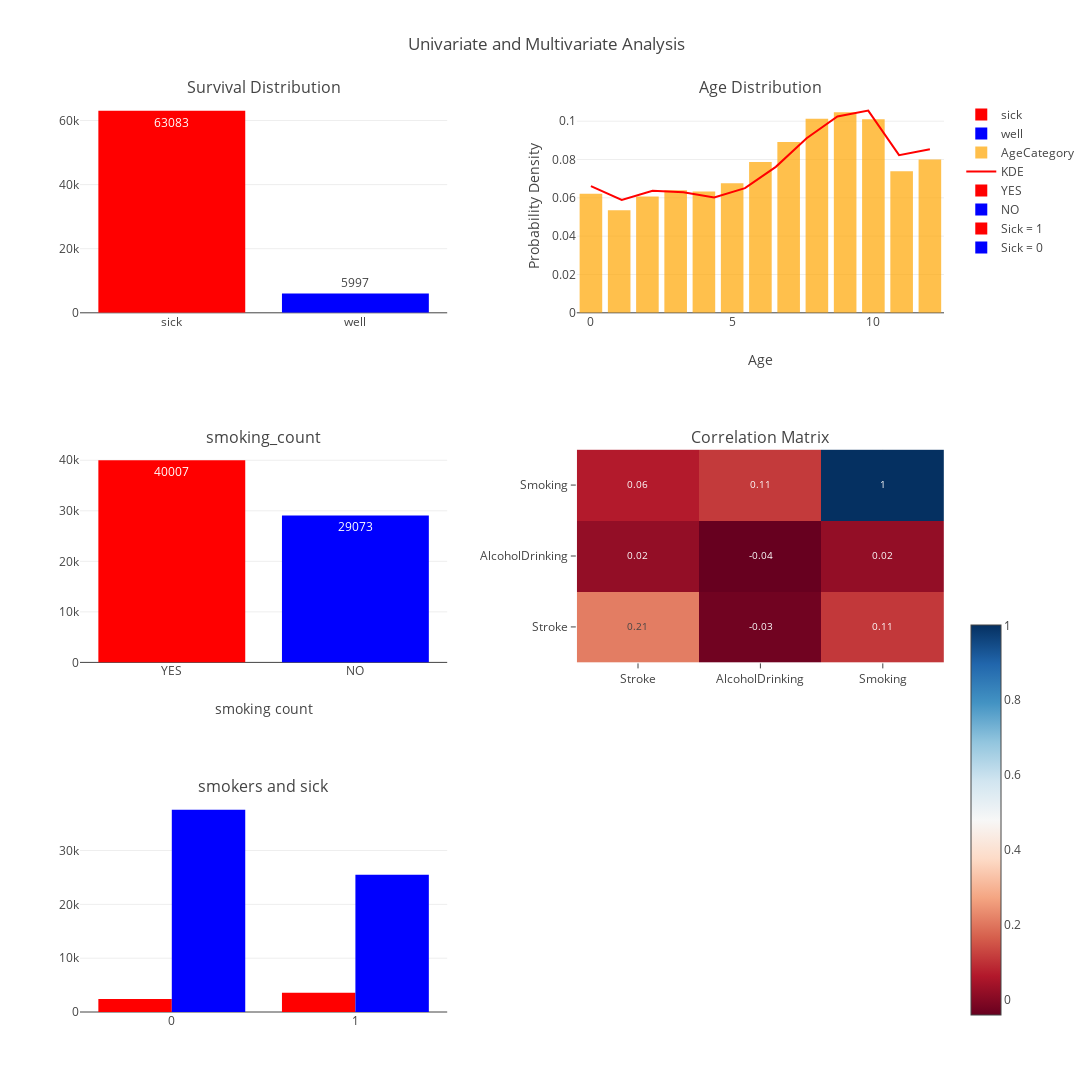

Notebook code for this chart:
### Code cell
# Create a 2x2 subplot grid with Plotly
fig = make_subplots(rows=3, cols=2, 
                    subplot_titles=('Survival Distribution', 
                                    'Age Distribution', 
                                    'smoking_count', 
                                    'Correlation Matrix',
                                    'smokers and sick'),
                    vertical_spacing=0.15,  # Add spacing to avoid overlap
                    horizontal_spacing=0.15)

# Survival count plot
survived_counts = df['HeartDisease'].value_counts()
# Add "Did not survive" bar
fig.add_trace(
    go.Bar(
        x=['sick'], 
        y=[survived_counts.get(0, 0)], 
        name='sick',  # Explicit legend label
        marker=dict(color='red'),  # Red for "Did not survive"
        text=[survived_counts.get(0, 0)], 
        textposition='auto'
    ),
    row=1, col=1
)

# Add "Survived" bar
fig.add_trace(
    go.Bar(
        x=['well'], 
        y=[survived_counts.get(1, 0)], 
        name='well',  # Explicit legend label
        marker=dict(color='blue'),  # Blue for "Survived"
        text=[survived_counts.get(1, 0)], 
        textposition='auto'
    ),
    row=1, col=1
)

# Age distribution with histogram and KDE
age = pd.to_numeric(df['AgeCategory'], errors='coerce')
age = age.dropna()
age = df['AgeCategory']
kde = gaussian_kde(age)
x = np.linspace(age.min(), age.max(), 12)
kde_values = kde(x)
fig.add_trace(
    go.Histogram(x=age, 
                nbinsx=20, 
                histnorm='probability density', 
                name='AgeCategory', 
                marker=dict(color='orange'),  # Set histogram color to orange
                opacity=0.7  # Add slight transparency to see KDE line
                ),
    row=1, col=2
)
fig.add_trace(
    go.Scatter(x=x, y=kde_values, mode='lines', name='KDE', line=dict(color='red')),
    row=1, col=2
)


smoking_count = df['Smoking'].value_counts()
# Add "smokers" bar
fig.add_trace(
    go.Bar(
        x=['YES'], 
        y=[smoking_count.get(0, 0)], 
        name='YES',  # Explicit legend label
        marker=dict(color='red'),  # Red for "Did not survive"
        text=[smoking_count.get(0, 0)], 
        textposition='auto'
    ),
    row=2, col=1
)

# Add "NO smokers" bar
fig.add_trace(
    go.Bar(
        x=['NO'], 
        y=[smoking_count.get(1, 0)], 
        name='NO',  # Explicit legend label
        marker=dict(color='blue'),  # Blue for "Survived"
        text=[smoking_count.get(1, 0)], 
        textposition='auto'
    ),
    row=2, col=1
)


# Correlation heatmap with adjusted colorbar
corr_matrixx = df.corr()
corr_matrix=corr_matrixx[['Stroke','AlcoholDrinking','Smoking']]
fig.add_trace(
    go.Heatmap(
        z=corr_matrix.values, 
        x=corr_matrix.columns, 
        y=corr_matrix.columns, 
        colorscale='RdBu',
        text=corr_matrix.values.round(2),  # Add correlation values rounded to 2 decimal places
        texttemplate="%{text}",  # Display the values in each cell
        textfont={"size": 10},  # Set font size for readability
        colorbar=dict(
            len=0.45,  # Set length to match the subplot height (0.4 is roughly the height of one subplot in a 2x2 grid)
            y=0.21,    # Position the colorbar to align with the bottom subplot (row 2)
            yanchor='middle'  # Center the colorbar vertically within the subplot
        )
    ),
    row=2, col=2
)

grouped = df.groupby(['Smoking', 'HeartDisease']).size().unstack(fill_value=0)


fig.add_trace(
    go.Bar(
        name='Sick = 1',
        x=grouped.index,
        y=grouped[1],
        marker_color='red'
    ),    row=3, col=1
)

fig.add_trace(
    go.Bar(
        name='Sick = 0',
        x=grouped.index,
        y=grouped[0],
        marker_color='blue'
    ),    row=3, col=1

)

# Update layout and axes
fig.update_layout(
    height=1200, 
    width=1200, 
    title_text="Univariate and Multivariate Analysis",
    title_x=0.5,  # Center the title
    showlegend=True,
    barmode='group'  # Group the bars for Survival Distribution
)

# Add axis labels for clarity
# fig.update_xaxes(title_text="Survival Status", row=1, col=1)
# fig.update_yaxes(title_text="Count", row=1, col=1)
fig.update_xaxes(title_text="Age", row=1, col=2)
fig.update_yaxes(title_text="Probability Density", row=1, col=2)
fig.update_xaxes(title_text="smoking count", row=2, col=1)

fig.show()

### Figure 1 — Plotly figure (JSON) as saved in the notebook; plotly's stock layout.template omitted (floating-point values rounded to 4 significant figures; data arrays with more than 128 entries replaced by an {"elided": "..."} marker saying what was removed)
{"data": [{"marker": {"color": "red"}, "name": "sick", "text": ["63083"], "textposition": "auto", "type": "bar", "x": ["sick"], "xaxis": "x", "y": [63083], "yaxis": "y"}, {"marker": {"color": "blue"}, "name": "well", "text": ["5997"], "textposition": "auto", "type": "bar", "x": ["well"], "xaxis": "x", "y": [5997], "yaxis": "y"}, {"histnorm": "probability density", "marker": {"color": "orange"}, "name": "AgeCategory", "nbinsx": 20, "opacity": 0.7, "type": "histogram", "x": {"elided": "69080 int values"}, "xaxis": "x2", "yaxis": "y2"}, {"line": {"color": "red"}, "mode": "lines", "name": "KDE", "type": "scatter", "x": [0, 1.091, 2.182, 3.273, 4.364, 5.455, 6.545, 7.636, 8.727, 9.818, 10.91, 12], "xaxis": "x2", "y": [0.06609, 0.05892, 0.06366, 0.06291, 0.06013, 0.06506, 0.07616, 0.09109, 0.1025, 0.1055, 0.08227, 0.08532], "yaxis": "y2"}, {"marker": {"color": "red"}, "name": "YES", "text": ["40007"], "textposition": "auto", "type": "bar", "x": ["YES"], "xaxis": "x3", "y": [40007], "yaxis": "y3"}, {"marker": {"color": "blue"}, "name": "NO", "text": ["29073"], "textposition": "auto", "type": "bar", "x": ["NO"], "xaxis": "x3", "y": [29073], "yaxis": "y3"}, {"colorbar": {"len": 0.45, "y": 0.21, "yanchor": "middle"}, "colorscale": [[0, "rgb(103,0,31)"], [0.1, "rgb(178,24,43)"], [0.2, "rgb(214,96,77)"], [0.3, "rgb(244,165,130)"], [0.4, "rgb(253,219,199)"], [0.5, "rgb(247,247,247)"], [0.6, "rgb(209,229,240)"], [0.7, "rgb(146,197,222)"], [0.8, "rgb(67,147,195)"], [0.9, "rgb(33,102,172)"], [1, "rgb(5,48,97)"]], "text": [[0.21, -0.03, 0.11], [0.02, -0.04, 0.02], [0.06, 0.11, 1], [-0.02, 1, 0.11], [1, -0.02, 0.06], [0.15, -0.02, 0.11], [0.05, 0.05, 0.07], [0.18, -0.03, 0.12], [0, 0, 0.09], [0.14, -0.05, 0.14], [-0.01, -0.02, -0.07], [0.11, -0.06, 0.05], [-0.08, 0.03, -0.09], [-0.18, 0.03, -0.16], [0.01, 0, -0.01], [0.04, 0, 0.02], [0.09, -0.03, 0.04], [0.05, 0, 0.05]], "textfont": {"size": 10}, "texttemplate": "%{text}", "type": "heatmap", "x": ["Stroke", "AlcoholDrinking", "Smoking"], "xaxis": "x4", "y": ["Stroke", "AlcoholDrinking", "Smoking"], "yaxis": "y4", "z": [[0.2092, -0.02895, 0.1077], [0.01761, -0.04328, 0.01813], [0.06387, 0.1103, 1], [-0.01844, 1, 0.1103], [1, -0.01844, 0.06387], [0.147, -0.016, 0.1098], [0.04645, 0.05278, 0.07155], [0.1788, -0.03459, 0.1217], [-0.003104, -0.002397, 0.08502], [0.1398, -0.0532, 0.1385], [-0.009427, -0.02119, -0.06707], [0.1059, -0.06203, 0.0527], [-0.08052, 0.02637, -0.09098], [-0.1778, 0.03492, -0.1603], [0.01187, -0.002423, -0.01387], [0.04102, -0.003704, 0.02055], [0.08791, -0.02863, 0.03625], [0.04941, 0.0001312, 0.04775]]}, {"marker": {"color": "red"}, "name": "Sick = 1", "type": "bar", "x": [0, 1], "xaxis": "x5", "y": [2439, 3558], "yaxis": "y5"}, {"marker": {"color": "blue"}, "name": "Sick = 0", "type": "bar", "x": [0, 1], "xaxis": "x5", "y": [37568, 25515], "yaxis": "y5"}], "layout": {"annotations": [{"font": {"size": 16}, "showarrow": false, "text": "Survival Distribution", "x": 0.2125, "xanchor": "center", "xref": "paper", "y": 1.0, "yanchor": "bottom", "yref": "paper"}, {"font": {"size": 16}, "showarrow": false, "text": "Age Distribution", "x": 0.7875, "xanchor": "center", "xref": "paper", "y": 1.0, "yanchor": "bottom", "yref": "paper"}, {"font": {"size": 16}, "showarrow": false, "text": "smoking_count", "x": 0.2125, "xanchor": "center", "xref": "paper", "y": 0.6167, "yanchor": "bottom", "yref": "paper"}, {"font": {"size": 16}, "showarrow": false, "text": "Correlation Matrix", "x": 0.7875, "xanchor": "center", "xref": "paper", "y": 0.6167, "yanchor": "bottom", "yref": "paper"}, {"font": {"size": 16}, "showarrow": false, "text": "smokers and sick", "x": 0.2125, "xanchor": "center", "xref": "paper", "y": 0.2333, "yanchor": "bottom", "yref": "paper"}], "barmode": "group", "height": 1200, "showlegend": true, "title": {"text": "Univariate and Multivariate Analysis", "x": 0.5}, "width": 1200, "xaxis": {"anchor": "y", "domain": [0, 0.425]}, "xaxis2": {"anchor": "y2", "domain": [0.575, 1], "title": {"text": "Age"}}, "xaxis3": {"anchor": "y3", "domain": [0, 0.425], "title": {"text": "smoking count"}}, "xaxis4": {"anchor": "y4", "domain": [0.575, 1]}, "xaxis5": {"anchor": "y5", "domain": [0, 0.425]}, "xaxis6": {"anchor": "y6", "domain": [0.575, 1]}, "yaxis": {"anchor": "x", "domain": [0.7667, 1.0]}, "yaxis2": {"anchor": "x2", "domain": [0.7667, 1.0], "title": {"text": "Probability Density"}}, "yaxis3": {"anchor": "x3", "domain": [0.3833, 0.6167]}, "yaxis4": {"anchor": "x4", "domain": [0.3833, 0.6167]}, "yaxis5": {"anchor": "x5", "domain": [0, 0.2333]}, "yaxis6": {"anchor": "x6", "domain": [0, 0.2333]}}}
